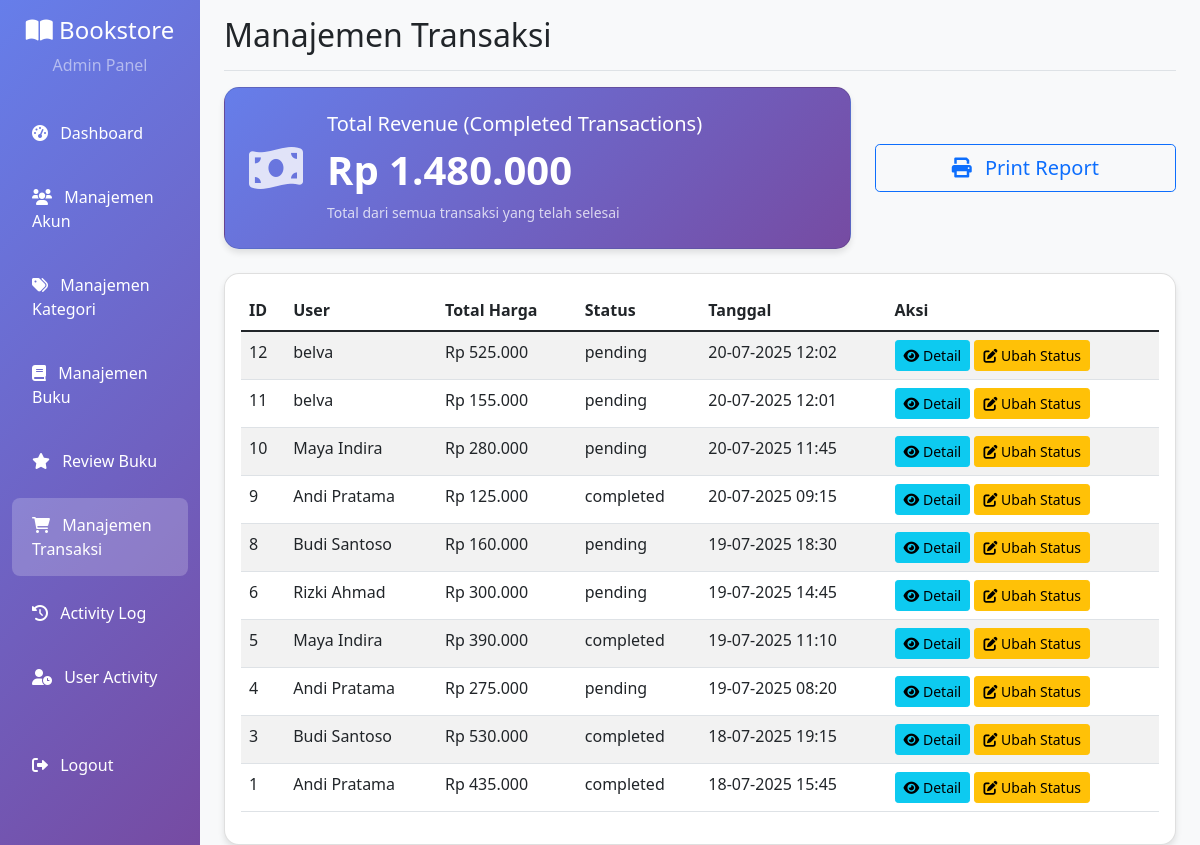
The app's page /admin/transactions.php (signed in) with its own data.
### tables this page shows
CREATE TABLE `transactions` (
  `id` int(11) NOT NULL,
  `user_id` int(11) NOT NULL,
  `total_price` decimal(10,2) NOT NULL,
  `status` varchar(20) DEFAULT 'pending',
  `created_at` timestamp NOT NULL DEFAULT current_timestamp()
);

CREATE TABLE `users` (
  `id` int(11) NOT NULL,
  `name` varchar(100) NOT NULL,
  `email` varchar(100) NOT NULL,
  `password` varchar(255) NOT NULL,
  `role` varchar(20) DEFAULT 'user',
  `created_at` timestamp NOT NULL DEFAULT current_timestamp()
);

### src/config/database.php (called while the page is built, shortened)
<?php
function formatRupiah($amount) {
    return "Rp " . number_format($amount, 0, ',', '.');
}
function formatDate($date) {
    return date('d-m-Y H:i', strtotime($date));
}
?>

### src/admin/transactions.php (the view, shortened to what this page needs)
<?php
require_once '../config/database.php';
$pdo = getConnection();
$stmt = $pdo->query("SELECT SUM(total_price) as total_revenue FROM transactions WHERE status = 'completed'");
$totalRevenue = $stmt->fetchColumn();
$stmt = $pdo->query("SELECT t.*, u.name as user_name FROM transactions t JOIN users u ON t.user_id = u.id ORDER BY t.created_at DESC");
$transactions = $stmt->fetchAll(PDO::FETCH_ASSOC);
?>
<!DOCTYPE html>
<html lang="en">
<head>
    <link href="https://cdn.jsdelivr.net/npm/bootstrap@5.1.3/dist/css/bootstrap.min.css" rel="stylesheet">
    <link href="https://cdnjs.cloudflare.com/ajax/libs/font-awesome/6.0.0/css/all.min.css" rel="stylesheet">
</head>
<body class="bg-light">
    <div class="container-fluid">
        <div class="row">
            <?php include 'sidebar.php'; ?>
            <main class="col-md-9 ms-sm-auto col-lg-10 px-md-4">
                <div class="d-flex justify-content-between flex-wrap flex-md-nowrap align-items-center pt-3 pb-2 mb-3 border-bottom">
                    <h1 class="h2">Manajemen Transaksi</h1>
                </div>
                <div class="screen-content">
                    <div class="row mb-4 no-print">
                        <div class="col-md-8">
                            <div class="card revenue-card">
                                <div class="card-body p-4">
                                    <div class="row align-items-center">
                                        <div class="col-auto">
                                            <i class="fas fa-money-bill-wave revenue-icon"></i>
                                        </div>
                                        <div class="col">
                                            <h5 class="card-title mb-1">Total Revenue (Completed Transactions)</h5>
                                            <p class="revenue-amount"><?= formatRupiah($totalRevenue) ?></p>
                                            <small class="opacity-75">Total dari semua transaksi yang telah selesai</small>
                                        </div>
                                    </div>
                                </div>
                            </div>
                        </div>
                        <div class="col-md-4 d-flex align-items-center">
                            <button class="btn btn-outline-primary btn-lg w-100" onclick="printReport()">
                                <i class="fas fa-print me-2"></i>
                                Print Report
                            </button>
                        </div>
                    </div>
                    <div class="card">
                        <div class="card-body">
                            <table class="table table-striped table-hover">
                                <thead>
                                    <tr>
                                        <th>ID</th>
                                        <th>User</th>
                                        <th>Total Harga</th>
                                        <th>Status</th>
                                        <th>Tanggal</th>
                                        <th>Aksi</th>
                                    </tr>
                                </thead>
                                <tbody>
                                    <?php foreach ($transactions as $transaction): ?>
                                        <tr>
                                            <td><?= $transaction['id'] ?></td>
                                            <td><?= htmlspecialchars($transaction['user_name']) ?></td>
                                            <td><?= formatRupiah($transaction['total_price']) ?></td>
                                            <td><?= htmlspecialchars($transaction['status']) ?></td>
                                            <td><?= formatDate($transaction['created_at']) ?></td>
                                            <td>
                                                <button class="btn btn-sm btn-info" onclick="viewTransactionDetail(<?= $transaction['id'] ?>)">
                                                    <i class="fas fa-eye"></i> Detail
                                                </button>
                                                <button class="btn btn-sm btn-warning" onclick="updateTransactionStatus(<?= $transaction['id'] ?>, '<?= $transaction['status'] ?>')">
                                                    <i class="fas fa-edit"></i> Ubah Status
                                                </button>
                                            </td>
                                        </tr>
                                    <?php endforeach; ?>
                                </tbody>
                            </table>
                        </div>
                    </div>
                </div>
            </main>
        </div>
    </div>
</body>
</html>

### src/admin/transactions.php (style rules this page uses)
.revenue-card { background: linear-gradient(135deg, #667eea 0%, #764ba2 100%); color: white; border-radius: 15px; box-shadow: 0 8px 20px rgba(102, 126, 234, 0.3); transition: transform 0.3s ease, box-shadow 0.3s ease; }
.revenue-icon { font-size: 3rem; opacity: 0.8; }
.revenue-amount { font-size: 2.5rem; font-weight: 700; margin: 0; }

### src/admin/sidebar.php (style rules this page uses)
.card { border-radius: 15px; box-shadow: 0 4px 6px rgba(0,0,0,0.1); transition: transform 0.3s ease; }

### records on screen
transactions: id "12", user.name "belva", total_price "Rp 525.000", status "pending", created_at "20-07-2025 12:02"
transactions: id "11", user.name "belva", total_price "Rp 155.000", status "pending", created_at "20-07-2025 12:01"
transactions: id "10", user.name "Maya Indira", total_price "Rp 280.000", status "pending", created_at "20-07-2025 11:45"
transactions: id "9", user.name "Andi Pratama", total_price "Rp 125.000", status "completed", created_at "20-07-2025 09:15"
transactions: id "8", user.name "Budi Santoso", total_price "Rp 160.000", status "pending", created_at "19-07-2025 18:30"
transactions: id "6", user.name "Rizki Ahmad", total_price "Rp 300.000", status "pending", created_at "19-07-2025 14:45"
transactions: id "5", user.name "Maya Indira", total_price "Rp 390.000", status "completed", created_at "19-07-2025 11:10"
transactions: id "4", user.name "Andi Pratama", total_price "Rp 275.000", status "pending", created_at "19-07-2025 08:20"
transactions: id "3", user.name "Budi Santoso", total_price "Rp 530.000", status "completed", created_at "18-07-2025 19:15"
transactions: id "1", user.name "Andi Pratama", total_price "Rp 435.000", status "completed", created_at "18-07-2025 15:45"

### other values on screen
formatRupiah($totalRevenue) "Rp 1.480.000"
